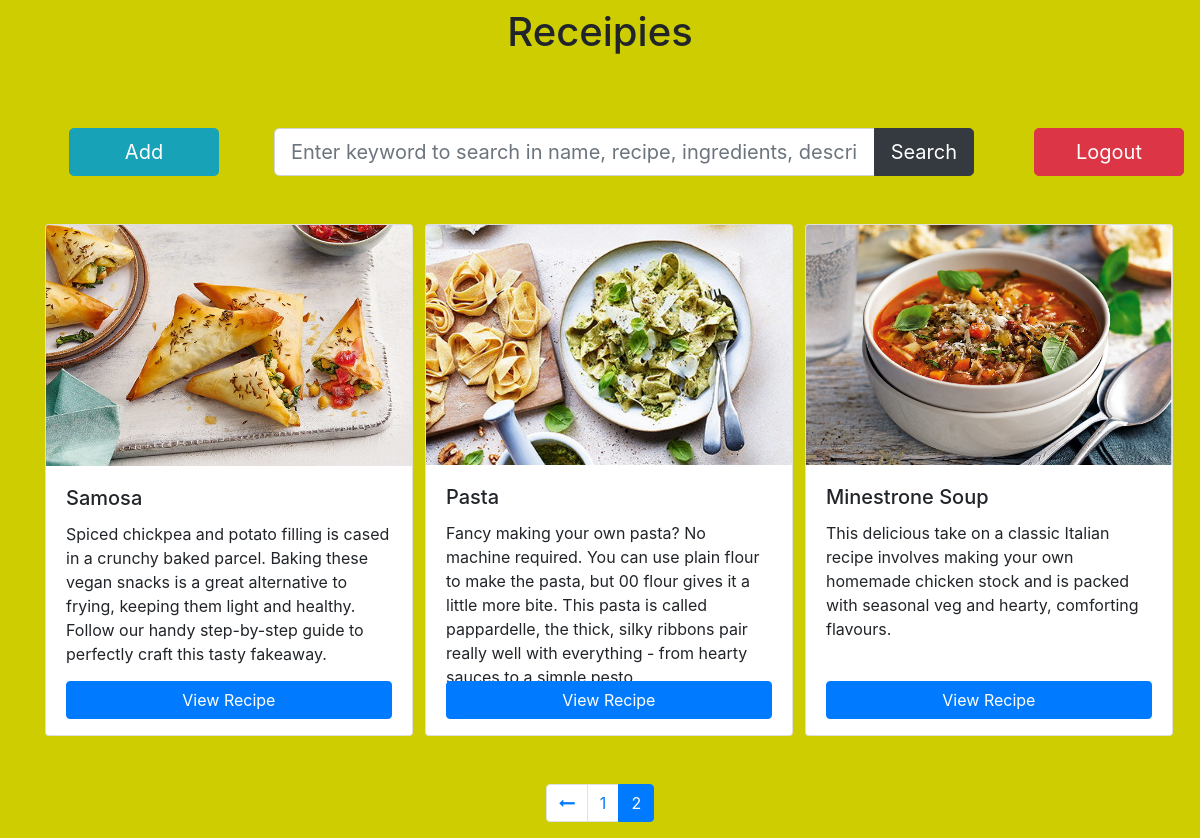
Page /?page=2 (signed in) on the committed database.
### app/models.py (models this page shows, shortened)
class Receipies(models.Model):
    name = models.CharField(max_length=100,null=True)
    image = models.ImageField(upload_to='images')
    description = models.TextField(max_length=500,null=True)
    ingredients = models.TextField()
    recipe = models.TextField()
    added_by = models.ForeignKey('app.User',on_delete=models.CASCADE)
    class Meta:
        verbose_name_plural = 'Receipies'

### app/views.py (the view)
# urls.py: path("",home),
def home(request):
    if 'is_authenticated' in request.session:
        page = request.GET.get("page")
        data_qr = Receipies.objects.all().order_by('-id')
        paginator = Paginator(data_qr, 6)
        if page == None:
            page = "1"
        data = paginator.get_page(page)
        return render(request,"home.html",context={'data':data,"page_no":str(page)})
    return redirect("/login")

### templates/home.html (shortened to what this page needs)
<!DOCTYPE html>
<html lang="en">
<head>
</head>
<body style="background-color:#cdcd02;">
    {% include 'header.html' %}
    <div class="container mt-2">
        <h1 class="text-center">Receipies</h1>
    </div>
    <div class="container my-5">
        <div class="row">
            <div class="col-md-2" align="center">
                <a href="/add" class="btn btn-info btn-lg m-4" style="width:150px">Add</a>
            </div>
            <div class="col-md-8">
                <form action="/search">
                    <div class="input-group m-4 col-md-12">
                        <input type="text" id="keyword" name="keyword" class="form-control form-control-lg" placeholder="Enter keyword to search in name, recipe, ingredients, description" aria-label="Recipient's username" aria-describedby="basic-addon2">
                        <div class="input-group-append">
                            <button type="submit" class="btn btn-dark btn-lg" style="color:white;">Search</button>
                        </div>
                    </div>
                </form>
            </div>
            <div class="col-md-2">
                <div class="col-md-2" align="center">
                    <a href="/logout" class="btn btn-danger btn-lg m-4" style="width:150px">Logout</a>
                </div>
            </div>
        </div>
        <div class="row">
            {% for d in data %}
            <div class="col-md-4 col-sm-12 col-xs-12 mt-4">
                <div class="card" style="width: 23rem;height:32rem;">
                    <img class="card-img-top" src="media/{{ d.image }}" alt="Card image cap">
                    <div class="card-body">
                        <h5 class="card-title">{{ d.name }}</h5>
                        <p class="card-text">{{ d.description }} <br> </p>
                        <a href="/recipe/{{d.id }}" class="btn btn-primary mb-3" style="position:absolute;bottom:0px;width:89%;align:center;">View Recipe</a>
                    </div>
                </div>
            </div>
            {% endfor %}
        </div>
    </div>
    <ul class="pagination pagination-md justify-content-center">
        {% if data.has_previous %}
            <li class="page-item"><a href="/?{{data.previous_page_number}}" class="page-link" tabindex="-1"><i class="fa fa-long-arrow-left"></i></a></li>
        {% endif %}
        {% for d in data.paginator.page_range %}
        {% if page_no|add:"0" == d|add:"0" %}
            <li class="page-item active"><a href="/?page={{forloop.counter}}" class="page-link">{{forloop.counter}}</a></li>
        {% else %}
            <li class="page-item"><a href="/?page={{forloop.counter}}" class="page-link">{{forloop.counter}}</a></li>
        {% endif %}
        {% endfor %}
    </ul>
</body>
</html>

### rows in the picture
Receipies: image (picture), name "Samosa", description "Spiced chickpea and potato filling is cased in a crunchy baked parcel. Baking these vegan snacks is a great alternative to frying, keeping them light and healthy. Follow our handy step-by-step guide to perfectly craft this tasty fakeaway."
Receipies: image (picture), name "Pasta", description "Fancy making your own pasta? No machine required. You can use plain flour to make the pasta, but 00 flour gives it a little more bite. This pasta is called pappardelle, the thick, silky ribbons pair really well with everything - from hearty sauces to a simple pesto."
Receipies: image (picture), name "Minestrone Soup", description "This delicious take on a classic Italian recipe involves making your own homemade chicken stock and is packed with seasonal veg and hearty, comforting flavours."
